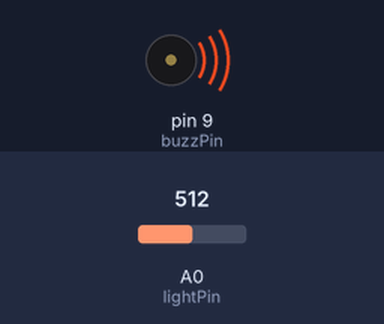
Simulated run of this sketch. Board: Arduino Uno, built with avr-gcc and run on an emulated ATmega328P. Parts: buzzer (waves = sounding). Inputs (shaded band) come from the test bench; at power-on: A0 (lightPin) = 512. What the sketch prints to the serial monitor is not drawn.

Above: at 0.1 s.
Timing chart, 0 to 1.6 s (numbered marks = the images above):
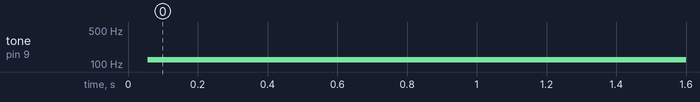

The sketch:

Photoresistors.ino
```cpp
//int gPin = 9;
//int rPin = 8;
int buzzPin = 9;
int lightPin = A0;
int lightVal;
int dt = 250;

void setup() {
  // put your setup code here, to run once:
//  pinMode(gPin, OUTPUT);
//  pinMode(rPin, OUTPUT);
  pinMode(buzzPin, OUTPUT);
  pinMode(lightPin, INPUT);
  Serial.begin(9600);
}

void loop() {
  // put your main code here, to run repeatedly:
  lightVal = analogRead(lightPin);
  Serial.println(lightVal);
  //delay(dt);

  float buzzVal = 0.01 * lightVal - 0.41;

  digitalWrite(buzzPin, HIGH);
  delay(buzzVal);
  digitalWrite(buzzPin, LOW);
  delay(buzzVal);

//  if(lightVal > 100){
//    digitalWrite(gPin, HIGH);
//    digitalWrite(rPin, LOW);
//  } else {
//    digitalWrite(gPin, LOW);
//    digitalWrite(rPin, HIGH);
//  }
}
```

Measured:
- by itself, tone on pin 9 (buzzPin): silent → 121 Hz at 0.06 s
